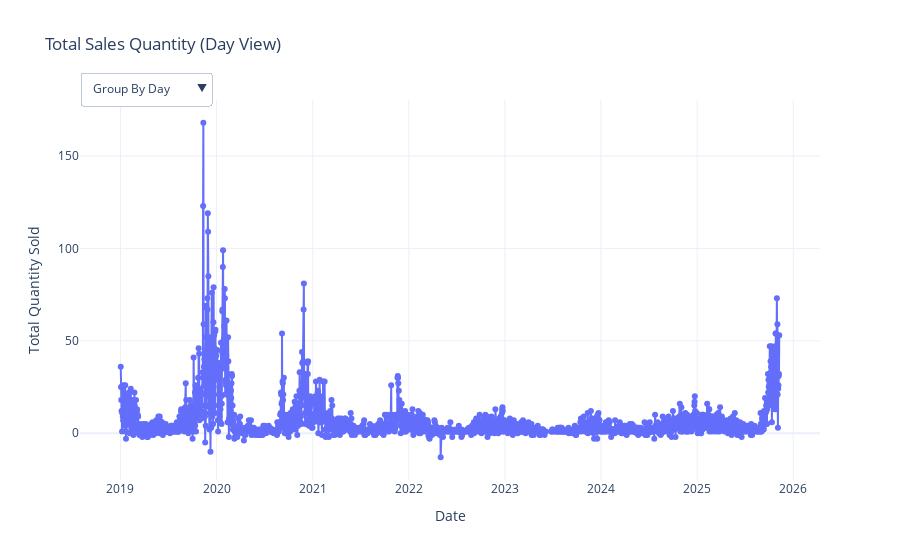

The notebook cell saved with this chart:
### Code cell
# Visualize Data to Identify Patterns and Seasonality
plot_interactive_sales_dashboard(data)

### Figure 1 — Plotly figure (JSON) as saved in the notebook; plotly's stock layout.template omitted (floating-point values rounded to 4 significant figures; data arrays with more than 128 entries replaced by an {"elided": "..."} marker saying what was removed)
{"data": [{"line": {"width": 2}, "marker": {"size": 6}, "mode": "lines+markers", "name": "Day Sales", "type": "scatter", "visible": true, "x": {"elided": "2103 str values"}, "y": {"elided": "2103 float values"}}, {"line": {"width": 2}, "marker": {"size": 6}, "mode": "lines+markers", "name": "Month Sales", "type": "scatter", "visible": false, "x": ["2019-01-01T00:00:00", "2019-02-01T00:00:00", "2019-03-01T00:00:00", "2019-04-01T00:00:00", "2019-05-01T00:00:00", "2019-06-01T00:00:00", "2019-07-01T00:00:00", "2019-08-01T00:00:00", "2019-09-01T00:00:00", "2019-10-01T00:00:00", "2019-11-01T00:00:00", "2019-12-01T00:00:00", "2020-01-01T00:00:00", "2020-02-01T00:00:00", "2020-03-01T00:00:00", "2020-04-01T00:00:00", "2020-05-01T00:00:00", "2020-06-01T00:00:00", "2020-07-01T00:00:00", "2020-08-01T00:00:00", "2020-09-01T00:00:00", "2020-10-01T00:00:00", "2020-11-01T00:00:00", "2020-12-01T00:00:00", "2021-01-01T00:00:00", "2021-02-01T00:00:00", "2021-03-01T00:00:00", "2021-04-01T00:00:00", "2021-05-01T00:00:00", "2021-06-01T00:00:00", "2021-07-01T00:00:00", "2021-08-01T00:00:00", "2021-09-01T00:00:00", "2021-10-01T00:00:00", "2021-11-01T00:00:00", "2021-12-01T00:00:00", "2022-01-01T00:00:00", "2022-02-01T00:00:00", "2022-03-01T00:00:00", "2022-04-01T00:00:00", "2022-05-01T00:00:00", "2022-06-01T00:00:00", "2022-07-01T00:00:00", "2022-08-01T00:00:00", "2022-09-01T00:00:00", "2022-10-01T00:00:00", "2022-11-01T00:00:00", "2022-12-01T00:00:00", "2023-01-01T00:00:00", "2023-02-01T00:00:00", "2023-03-01T00:00:00", "2023-04-01T00:00:00", "2023-05-01T00:00:00", "2023-06-01T00:00:00", "2023-07-01T00:00:00", "2023-08-01T00:00:00", "2023-09-01T00:00:00", "2023-10-01T00:00:00", "2023-11-01T00:00:00", "2023-12-01T00:00:00", "2024-01-01T00:00:00", "2024-02-01T00:00:00", "2024-03-01T00:00:00", "2024-04-01T00:00:00", "2024-05-01T00:00:00", "2024-06-01T00:00:00", "2024-07-01T00:00:00", "2024-08-01T00:00:00", "2024-09-01T00:00:00", "2024-10-01T00:00:00", "2024-11-01T00:00:00", "2024-12-01T00:00:00", "2025-01-01T00:00:00", "2025-02-01T00:00:00", "2025-03-01T00:00:00", "2025-04-01T00:00:00", "2025-05-01T00:00:00", "2025-06-01T00:00:00", "2025-07-01T00:00:00", "2025-08-01T00:00:00", "2025-09-01T00:00:00", "2025-10-01T00:00:00", "2025-11-01T00:00:00"], "y": [368.0, 256.0, 146.0, 42.0, 91.0, 43.0, 46.0, 168.0, 250.0, 495.0, 1308.0, 949.0, 1021.0, 836.0, 86.0, 26.0, 35.0, 14.0, 45.0, 54.0, 343.0, 228.0, 651.0, 446.0, 360.0, 228.0, 175.0, 101.0, 114.0, 31.0, 34.0, 40.0, 67.0, 165.0, 323.0, 184.0, 132.0, 145.0, 78.0, 52.0, 6.0, 19.0, 11.0, 24.0, 110.0, 113.0, 103.0, 150.0, 70.0, 48.0, 78.0, 53.0, 22.0, 4.0, 21.0, 27.0, 22.0, 79.0, 108.0, 115.0, 73.0, 39.0, 50.0, 58.0, 37.0, 26.0, 55.0, 85.0, 115.0, 171.0, 158.0, 200.0, 139.0, 169.0, 161.0, 113.0, 127.0, 47.0, 42.0, 56.0, 314.0, 978.0, 292.0]}, {"line": {"width": 2}, "marker": {"size": 6}, "mode": "lines+markers", "name": "Year Sales", "type": "scatter", "visible": false, "x": ["2019-01-01T00:00:00", "2020-01-01T00:00:00", "2021-01-01T00:00:00", "2022-01-01T00:00:00", "2023-01-01T00:00:00", "2024-01-01T00:00:00", "2025-01-01T00:00:00"], "y": [4162.0, 3785.0, 1822.0, 943.0, 647.0, 1067.0, 2438.0]}], "layout": {"title": {"text": "Total Sales Quantity (Day View)"}, "updatemenus": [{"active": 0, "buttons": [{"args": [{"visible": [true, false, false]}, {"title": "Total Sales Quantity (Day View)"}], "label": "Group By Day", "method": "update"}, {"args": [{"visible": [false, true, false]}, {"title": "Total Sales Quantity (Month View)"}], "label": "Group By Month", "method": "update"}, {"args": [{"visible": [false, false, true]}, {"title": "Total Sales Quantity (Year View)"}], "label": "Group By Year", "method": "update"}], "direction": "down", "pad": {"r": 10, "t": 10}, "showactive": true, "x": 0, "xanchor": "left", "y": 1.1, "yanchor": "top"}], "xaxis": {"title": {"text": "Date"}}, "yaxis": {"title": {"text": "Total Quantity Sold"}}}}
